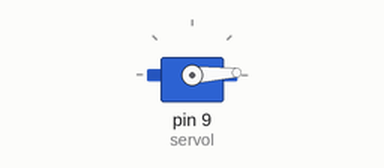
This sketch was run on a simulated Arduino Uno, built with avr-gcc and run on an emulated ATmega328P. Parts: servo.

Above: at 0.05 s.
At 1.3 s:
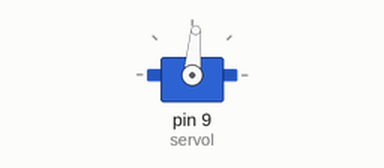
At 2.6 s:
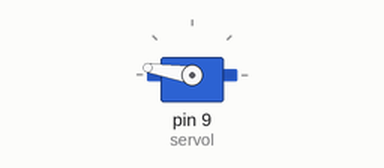
At 5.2 s:
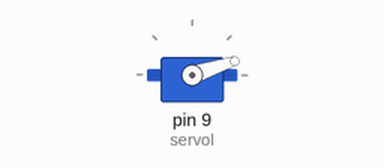
Timing chart, 0 to 7.1 s (numbered marks = the images above):
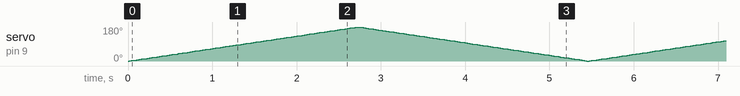

The sketch:

duoji1.ino
```cpp
#include <Servo.h>
Servo servol; //建立一个舵机对象
void setup(){
    servol.attach(9);
}

void loop(){
    //正转
    for(int i=0;i<=180;i++){
      servol.write(i);
      delay(15);
    }
    //反转
    for(int i=180;i>=0;i--){
      servol.write(i);
      delay(15);
    }
}
```
